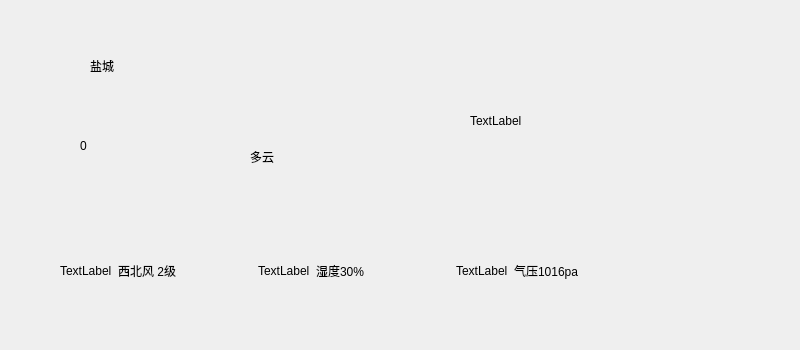
      <widget class="QWidget" name="page_3">
       <widget class="QWidget" name="widget_weather" native="true">
        <property name="geometry">
         <rect>
          <x>60</x>
          <y>40</y>
          <width>731</width>
          <height>301</height>
         </rect>
        </property>
        <widget class="QLabel" name="label_temp">
         <property name="geometry">
          <rect>
           <x>20</x>
           <y>30</y>
           <width>241</width>
           <height>151</height>
          </rect>
         </property>
         <property name="styleSheet">
          <string notr="true">font: 75 65pt &quot;黑体&quot;;</string>
         </property>
         <property name="text">
          <string>0</string>
         </property>
        </widget>
        <widget class="QLabel" name="label_weather_2">
         <property name="geometry">
          <rect>
           <x>190</x>
           <y>100</y>
           <width>68</width>
           <height>33</height>
          </rect>
         </property>
         <property name="styleSheet">
          <string notr="true">font: 75 20pt &quot;黑体&quot;;</string>
         </property>
         <property name="text">
          <string>多云</string>
         </property>
        </widget>
        <widget class="QLabel" name="label_weather_pic">
         <property name="geometry">
          <rect>
           <x>410</x>
           <y>10</y>
           <width>241</width>
           <height>141</height>
          </rect>
         </property>
         <property name="text">
          <string>TextLabel</string>
         </property>
        </widget>
        <widget class="QWidget" name="layoutWidget">
         <property name="geometry">
          <rect>
           <x>0</x>
           <y>160</y>
           <width>721</width>
           <height>141</height>
          </rect>
         </property>
         <layout class="QHBoxLayout" name="horizontalLayout_5" stretch="1,4,1,4,1,8">
          <item>
           <widget class="QLabel" name="label_wind_pic">
            <property name="text">
             <string>TextLabel</string>
            </property>
           </widget>
          </item>
          <item>
           <widget class="QLabel" name="label_2">
            <property name="styleSheet">
             <string notr="true">font: 75 16pt &quot;黑体&quot;;</string>
            </property>
            <property name="text">
             <string>西北风 2级</string>
            </property>
           </widget>
          </item>
          <item>
           <widget class="QLabel" name="label_temp_pic">
            <property name="text">
             <string>TextLabel</string>
            </property>
           </widget>
          </item>
          <item>
           <widget class="QLabel" name="label_4">
            <property name="styleSheet">
             <string notr="true">font: 75 16pt &quot;黑体&quot;;</string>
            </property>
            <property name="text">
             <string>湿度30%</string>
            </property>
           </widget>
          </item>
          <item>
           <widget class="QLabel" name="label_pressure_pic">
            <property name="text">
             <string>TextLabel</string>
            </property>
           </widget>
          </item>
          <item>
           <widget class="QLabel" name="label_5">
            <property name="styleSheet">
             <string notr="true">font: 75 16pt &quot;黑体&quot;;</string>
            </property>
            <property name="text">
             <string>气压1016pa</string>
            </property>
           </widget>
          </item>
         </layout>
        </widget>
        <widget class="QLabel" name="label_city">
         <property name="geometry">
          <rect>
           <x>30</x>
           <y>10</y>
           <width>91</width>
           <height>31</height>
          </rect>
         </property>
         <property name="styleSheet">
          <string notr="true">font: 75 16pt &quot;黑体&quot;;</string>
         </property>
         <property name="text">
          <string>盐城</string>
         </property>
        </widget>
       </widget>
      </widget>
